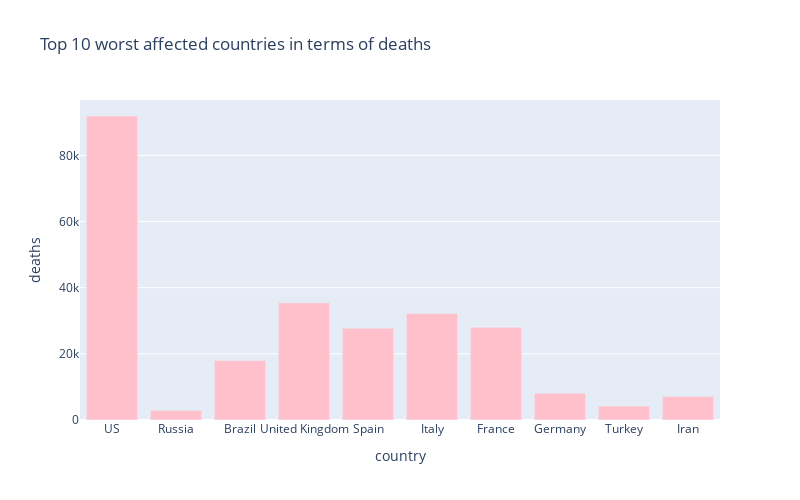

Notebook source saved alongside this figure:
### Markdown cell above
### Bar plots to visualise all death cases

### Code cell
px.bar(
    sorted_country_df.head(10),
    x = "country",
    y = "deaths",
    title= "Top 10 worst affected countries in terms of deaths",
    color_discrete_sequence=["pink"], 
    height=500,
    width=800
)

### Figure 1 — Plotly figure (JSON) as saved in the notebook; plotly's stock layout.template omitted (floating-point values rounded to 4 significant figures)
{"data": [{"alignmentgroup": "True", "hovertemplate": "country=%{x}<br>deaths=%{y}<extra></extra>", "legendgroup": "", "marker": {"color": "pink"}, "name": "", "offsetgroup": "", "orientation": "v", "showlegend": false, "textposition": "auto", "type": "bar", "x": ["US", "Russia", "Brazil", "United Kingdom", "Spain", "Italy", "France", "Germany", "Turkey", "Iran"], "xaxis": "x", "y": [91921, 2837, 17983, 35422, 27778, 32169, 28025, 8081, 4199, 7119], "yaxis": "y"}], "layout": {"barmode": "relative", "height": 500, "legend": {"tracegroupgap": 0}, "title": {"text": "Top 10 worst affected countries in terms of deaths"}, "width": 800, "xaxis": {"anchor": "y", "domain": [0, 1], "title": {"text": "country"}}, "yaxis": {"anchor": "x", "domain": [0, 1], "title": {"text": "deaths"}}}}
